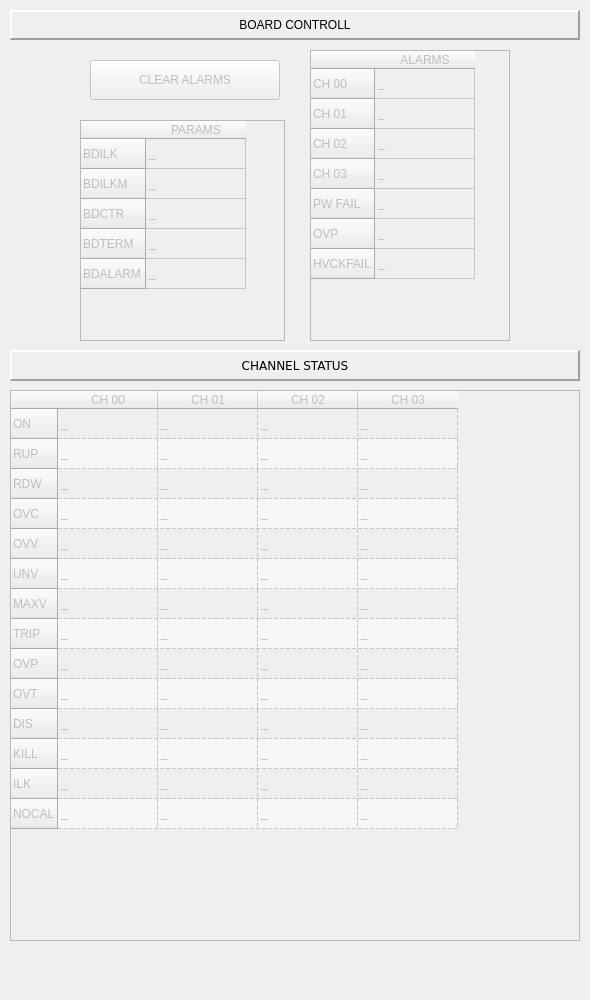
     <widget class="QWidget" name="widget_3" native="true">
      <property name="sizePolicy">
       <sizepolicy hsizetype="Preferred" vsizetype="Preferred">
        <horstretch>0</horstretch>
        <verstretch>0</verstretch>
       </sizepolicy>
      </property>
      <property name="minimumSize">
       <size>
        <width>590</width>
        <height>1000</height>
       </size>
      </property>
      <property name="maximumSize">
       <size>
        <width>16777215</width>
        <height>16777215</height>
       </size>
      </property>
      <widget class="QLabel" name="label_27">
       <property name="geometry">
        <rect>
         <x>10</x>
         <y>350</y>
         <width>570</width>
         <height>31</height>
        </rect>
       </property>
       <property name="font">
        <font>
         <family>Verdana</family>
        </font>
       </property>
       <property name="frameShape">
        <enum>QFrame::Panel</enum>
       </property>
       <property name="frameShadow">
        <enum>QFrame::Raised</enum>
       </property>
       <property name="lineWidth">
        <number>2</number>
       </property>
       <property name="midLineWidth">
        <number>0</number>
       </property>
       <property name="text">
        <string>CHANNEL STATUS</string>
       </property>
       <property name="textFormat">
        <enum>Qt::RichText</enum>
       </property>
       <property name="scaledContents">
        <bool>true</bool>
       </property>
       <property name="alignment">
        <set>Qt::AlignCenter</set>
       </property>
       <property name="wordWrap">
        <bool>false</bool>
       </property>
      </widget>
      <widget class="QTableWidget" name="tableWidget_2">
       <property name="enabled">
        <bool>false</bool>
       </property>
       <property name="geometry">
        <rect>
         <x>10</x>
         <y>390</y>
         <width>570</width>
         <height>551</height>
        </rect>
       </property>
       <property name="sizePolicy">
        <sizepolicy hsizetype="Fixed" vsizetype="Fixed">
         <horstretch>0</horstretch>
         <verstretch>0</verstretch>
        </sizepolicy>
       </property>
       <property name="editTriggers">
        <set>QAbstractItemView::NoEditTriggers</set>
       </property>
       <property name="alternatingRowColors">
        <bool>true</bool>
       </property>
       <property name="showGrid">
        <bool>true</bool>
       </property>
       <property name="gridStyle">
        <enum>Qt::DashLine</enum>
       </property>
       <property name="sortingEnabled">
        <bool>false</bool>
       </property>
       <property name="wordWrap">
        <bool>true</bool>
       </property>
       <property name="cornerButtonEnabled">
        <bool>false</bool>
       </property>
       <row>
        <property name="text">
         <string>ON</string>
        </property>
       </row>
       <row>
        <property name="text">
         <string>RUP</string>
        </property>
       </row>
       <row>
        <property name="text">
         <string>RDW</string>
        </property>
       </row>
       <row>
        <property name="text">
         <string>OVC</string>
        </property>
       </row>
       <row>
        <property name="text">
         <string>OVV</string>
        </property>
       </row>
       <row>
        <property name="text">
         <string>UNV</string>
        </property>
       </row>
       <row>
        <property name="text">
         <string>MAXV</string>
        </property>
       </row>
       <row>
        <property name="text">
         <string>TRIP</string>
        </property>
       </row>
       <row>
        <property name="text">
         <string>OVP</string>
        </property>
       </row>
       <row>
        <property name="text">
         <string>OVT</string>
        </property>
       </row>
       <row>
        <property name="text">
         <string>DIS</string>
        </property>
       </row>
       <row>
        <property name="text">
         <string>KILL</string>
        </property>
       </row>
       <row>
        <property name="text">
         <string>ILK</string>
        </property>
       </row>
       <row>
        <property name="text">
         <string>NOCAL</string>
        </property>
       </row>
       <column>
        <property name="text">
         <string>CH 00</string>
        </property>
       </column>
       <column>
        <property name="text">
         <string>CH 01</string>
        </property>
       </column>
       <column>
        <property name="text">
         <string>CH 02</string>
        </property>
       </column>
       <column>
        <property name="text">
         <string>CH 03</string>
        </property>
       </column>
       <item row="0" column="0">
        <property name="text">
         <string>_</string>
        </property>
       </item>
       <item row="0" column="1">
        <property name="text">
         <string>_</string>
        </property>
       </item>
       <item row="0" column="2">
        <property name="text">
         <string>_</string>
        </property>
       </item>
       <item row="0" column="3">
        <property name="text">
         <string>_</string>
        </property>
       </item>
       <item row="1" column="0">
        <property name="text">
         <string>_</string>
        </property>
       </item>
       <item row="1" column="1">
        <property name="text">
         <string>_</string>
        </property>
       </item>
       <item row="1" column="2">
        <property name="text">
         <string>_</string>
        </property>
       </item>
       <item row="1" column="3">
        <property name="text">
         <string>_</string>
        </property>
       </item>
       <item row="2" column="0">
        <property name="text">
         <string>_</string>
        </property>
       </item>
       <item row="2" column="1">
        <property name="text">
         <string>_</string>
        </property>
       </item>
       <item row="2" column="2">
        <property name="text">
         <string>_</string>
        </property>
       </item>
       <item row="2" column="3">
        <property name="text">
         <string>_</string>
        </property>
       </item>
       <item row="3" column="0">
        <property name="text">
         <string>_</string>
        </property>
       </item>
       <item row="3" column="1">
        <property name="text">
         <string>_</string>
        </property>
       </item>
       <item row="3" column="2">
        <property name="text">
         <string>_</string>
        </property>
       </item>
       <item row="3" column="3">
        <property name="text">
         <string>_</string>
        </property>
       </item>
       <item row="4" column="0">
        <property name="text">
         <string>_</string>
        </property>
       </item>
       <item row="4" column="1">
        <property name="text">
         <string>_</string>
        </property>
       </item>
       <item row="4" column="2">
        <property name="text">
         <string>_</string>
        </property>
       </item>
       <item row="4" column="3">
        <property name="text">
         <string>_</string>
        </property>
       </item>
       <item row="5" column="0">
        <property name="text">
         <string>_</string>
        </property>
       </item>
       <item row="5" column="1">
        <property name="text">
         <string>_</string>
        </property>
       </item>
       <item row="5" column="2">
        <property name="text">
         <string>_</string>
        </property>
       </item>
       <item row="5" column="3">
        <property name="text">
         <string>_</string>
        </property>
       </item>
       <item row="6" column="0">
        <property name="text">
         <string>_</string>
        </property>
       </item>
       <item row="6" column="1">
        <property name="text">
         <string>_</string>
        </property>
       </item>
       <item row="6" column="2">
        <property name="text">
         <string>_</string>
        </property>
       </item>
       <item row="6" column="3">
        <property name="text">
         <string>_</string>
        </property>
       </item>
       <item row="7" column="0">
        <property name="text">
         <string>_</string>
        </property>
       </item>
       <item row="7" column="1">
        <property name="text">
         <string>_</string>
        </property>
       </item>
       <item row="7" column="2">
        <property name="text">
         <string>_</string>
        </property>
       </item>
       <item row="7" column="3">
        <property name="text">
         <string>_</string>
        </property>
       </item>
       <item row="8" column="0">
        <property name="text">
         <string>_</string>
        </property>
       </item>
       <item row="8" column="1">
        <property name="text">
         <string>_</string>
        </property>
       </item>
       <item row="8" column="2">
        <property name="text">
         <string>_</string>
        </property>
       </item>
       <item row="8" column="3">
        <property name="text">
         <string>_</string>
        </property>
       </item>
       <item row="9" column="0">
        <property name="text">
         <string>_</string>
        </property>
       </item>
       <item row="9" column="1">
        <property name="text">
         <string>_</string>
        </property>
       </item>
       <item row="9" column="2">
        <property name="text">
         <string>_</string>
        </property>
       </item>
       <item row="9" column="3">
        <property name="text">
         <string>_</string>
        </property>
       </item>
       <item row="10" column="0">
        <property name="text">
         <string>_</string>
        </property>
       </item>
       <item row="10" column="1">
        <property name="text">
         <string>_</string>
        </property>
       </item>
       <item row="10" column="2">
        <property name="text">
         <string>_</string>
        </property>
       </item>
       <item row="10" column="3">
        <property name="text">
         <string>_</string>
        </property>
       </item>
       <item row="11" column="0">
        <property name="text">
         <string>_</string>
        </property>
       </item>
       <item row="11" column="1">
        <property name="text">
         <string>_</string>
        </property>
       </item>
       <item row="11" column="2">
        <property name="text">
         <string>_</string>
        </property>
       </item>
       <item row="11" column="3">
        <property name="text">
         <string>_</string>
        </property>
       </item>
       <item row="12" column="0">
        <property name="text">
         <string>_</string>
        </property>
       </item>
       <item row="12" column="1">
        <property name="text">
         <string>_</string>
        </property>
       </item>
       <item row="12" column="2">
        <property name="text">
         <string>_</string>
        </property>
       </item>
       <item row="12" column="3">
        <property name="text">
         <string>_</string>
        </property>
       </item>
       <item row="13" column="0">
        <property name="text">
         <string>_</string>
        </property>
       </item>
       <item row="13" column="1">
        <property name="text">
         <string>_</string>
        </property>
       </item>
       <item row="13" column="2">
        <property name="text">
         <string>_</string>
        </property>
       </item>
       <item row="13" column="3">
        <property name="text">
         <string>_</string>
        </property>
       </item>
      </widget>
      <widget class="QTableWidget" name="tableWidget_4">
       <property name="enabled">
        <bool>false</bool>
       </property>
       <property name="geometry">
        <rect>
         <x>310</x>
         <y>50</y>
         <width>200</width>
         <height>291</height>
        </rect>
       </property>
       <property name="editTriggers">
        <set>QAbstractItemView::NoEditTriggers</set>
       </property>
       <row>
        <property name="text">
         <string>CH 00</string>
        </property>
       </row>
       <row>
        <property name="text">
         <string>CH 01</string>
        </property>
       </row>
       <row>
        <property name="text">
         <string>CH 02</string>
        </property>
       </row>
       <row>
        <property name="text">
         <string>CH 03</string>
        </property>
       </row>
       <row>
        <property name="text">
         <string>PW FAIL</string>
        </property>
       </row>
       <row>
        <property name="text">
         <string>OVP</string>
        </property>
       </row>
       <row>
        <property name="text">
         <string>HVCKFAIL</string>
        </property>
       </row>
       <column>
        <property name="text">
         <string>ALARMS</string>
        </property>
       </column>
       <item row="0" column="0">
        <property name="text">
         <string>_</string>
        </property>
       </item>
       <item row="1" column="0">
        <property name="text">
         <string>_</string>
        </property>
       </item>
       <item row="2" column="0">
        <property name="text">
         <string>_</string>
        </property>
       </item>
       <item row="3" column="0">
        <property name="text">
         <string>_</string>
        </property>
       </item>
       <item row="4" column="0">
        <property name="text">
         <string>_</string>
        </property>
       </item>
       <item row="5" column="0">
        <property name="text">
         <string>_</string>
        </property>
       </item>
       <item row="6" column="0">
        <property name="text">
         <string>_</string>
        </property>
       </item>
      </widget>
      <widget class="QTableWidget" name="tableWidget_3">
       <property name="enabled">
        <bool>false</bool>
       </property>
       <property name="geometry">
        <rect>
         <x>80</x>
         <y>120</y>
         <width>205</width>
         <height>221</height>
        </rect>
       </property>
       <property name="editTriggers">
        <set>QAbstractItemView::NoEditTriggers</set>
       </property>
       <row>
        <property name="text">
         <string>BDILK</string>
        </property>
       </row>
       <row>
        <property name="text">
         <string>BDILKM</string>
        </property>
       </row>
       <row>
        <property name="text">
         <string>BDCTR</string>
        </property>
       </row>
       <row>
        <property name="text">
         <string>BDTERM</string>
        </property>
       </row>
       <row>
        <property name="text">
         <string>BDALARM</string>
        </property>
       </row>
       <column>
        <property name="text">
         <string>PARAMS</string>
        </property>
       </column>
       <item row="0" column="0">
        <property name="text">
         <string>_</string>
        </property>
       </item>
       <item row="1" column="0">
        <property name="text">
         <string>_</string>
        </property>
       </item>
       <item row="2" column="0">
        <property name="text">
         <string>_</string>
        </property>
       </item>
       <item row="3" column="0">
        <property name="text">
         <string>_</string>
        </property>
       </item>
       <item row="4" column="0">
        <property name="text">
         <string>_</string>
        </property>
       </item>
      </widget>
      <widget class="QPushButton" name="pushButton_6">
       <property name="enabled">
        <bool>false</bool>
       </property>
       <property name="geometry">
        <rect>
         <x>90</x>
         <y>60</y>
         <width>190</width>
         <height>40</height>
        </rect>
       </property>
       <property name="text">
        <string>CLEAR ALARMS</string>
       </property>
       <property name="checkable">
        <bool>false</bool>
       </property>
       <property name="default">
        <bool>true</bool>
       </property>
       <property name="flat">
        <bool>false</bool>
       </property>
      </widget>
      <widget class="QLabel" name="label_3">
       <property name="geometry">
        <rect>
         <x>10</x>
         <y>10</y>
         <width>570</width>
         <height>30</height>
        </rect>
       </property>
       <property name="frameShape">
        <enum>QFrame::Panel</enum>
       </property>
       <property name="frameShadow">
        <enum>QFrame::Raised</enum>
       </property>
       <property name="lineWidth">
        <number>2</number>
       </property>
       <property name="text">
        <string>BOARD CONTROLL</string>
       </property>
       <property name="alignment">
        <set>Qt::AlignCenter</set>
       </property>
      </widget>
     </widget>
